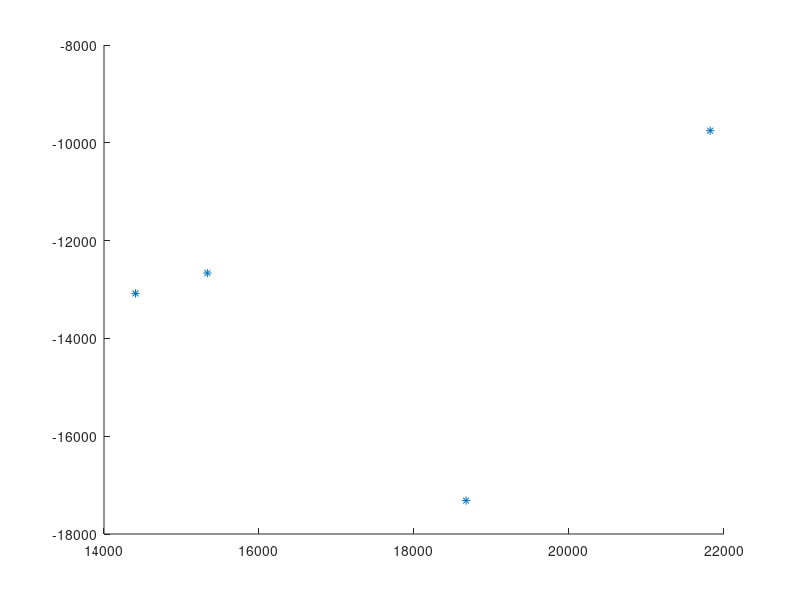

This figure's MATLAB source: (Note: this script raises an error after producing the figure.)
%% This function is for testing for converge to planned straight line
xb = 18672;
yb = -17316;
xf = 21822;
yf = -9751.8;
Rl = 1016;
psif = atan2(sin(24.17*pi/180) , cos(24.17*pi/180));
xl         =   xf + 7 * Rl * cos(psif - pi);
yl         =   yf + 7 * Rl * sin(psif - pi);
xu = xl + Rl * cos(psif - pi);
yu = yl + Rl * sin(psif - pi);
dInput = [xf,yf;
          xl,yl;
          xu,yu;
          xb,yb];
      fh = figure;
ah = axes(fh);
hold(ah,'on');
plot(ah,dInput(:,1),dInput(:,2),'*')
hold on
p = nsidedpoly(1000, 'Center', [xl yl], 'Radius', 1016);
plot(p, 'FaceColor', 'r')
axis equal
hold on
%Ru         =   sqrt((xl + Rl * cos(psif - pi) - xi)^2 + (yl + Rl * sin(psif - pi) - yi)^2);
%thetau     =   atan2( yi - yl - Rl * sin(psif - pi), xi - xl - Rl * cos(psif - pi));
%% Initialization of params
waypoints = [[xu, yu, 0]; [xf, yf, 0]; [150, 600, 0];[-300,600,0]; [0, 0, 0]; [300,0,0]; [0, 0, 0];];

wp_1 = waypoints(1,:);
w1_x = wp_1(1); w1_y = wp_1(2);

wp_2 = waypoints(2,:);
w2_x = wp_2(1); w2_y = wp_2(2);

lw = 1;
tspan = 0:0.1:500;
%% Straight Line Initial Condition
ao = 78.2;
curr_x = xl + 3333*cos(ao*pi/180);
curr_y = yl + 3333*sin(ao*pi/180);
%curr_x = 113778;
%curr_y = 67988.5;
curr_si= 0.7;
delta = 833;
fprintf("Plotting trajectories\n");
arr_x = [xu xf];  
arr_y = [yu yf];
plot(arr_x, arr_y,'-d');
hold on
string_x = [xl xb];
string_y = [yl yb];
plot(string_x, string_y,'-d');
%axis([0 60 0 60]);
%%
a = sqrt((xb-xl)^2+(yb-yl)^2);
angle_to_goal = atan2(yb-yl,xb-xl);